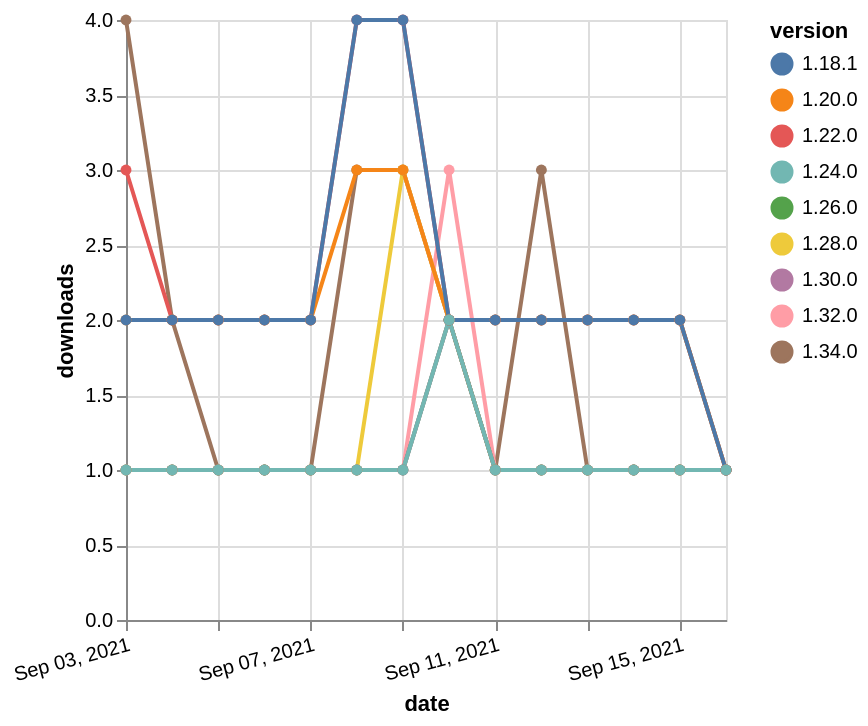

This figure's Vega-Lite source:
### Vega-Lite specification from a JSON file in a GitHub repository (floating-point values rounded to 4 significant figures)
{"$schema": "https://vega.github.io/schema/vega-lite/v5.json", "description": "A simple bar chart with embedded data.", "data": {"values": [{"date": "2021-09-03", "total": 135, "delta": 4, "version": "1.34.0"}, {"date": "2021-09-04", "total": 137, "delta": 2, "version": "1.34.0"}, {"date": "2021-09-05", "total": 138, "delta": 1, "version": "1.34.0"}, {"date": "2021-09-06", "total": 139, "delta": 1, "version": "1.34.0"}, {"date": "2021-09-07", "total": 140, "delta": 1, "version": "1.34.0"}, {"date": "2021-09-08", "total": 143, "delta": 3, "version": "1.34.0"}, {"date": "2021-09-09", "total": 146, "delta": 3, "version": "1.34.0"}, {"date": "2021-09-10", "total": 148, "delta": 2, "version": "1.34.0"}, {"date": "2021-09-11", "total": 149, "delta": 1, "version": "1.34.0"}, {"date": "2021-09-12", "total": 152, "delta": 3, "version": "1.34.0"}, {"date": "2021-09-13", "total": 153, "delta": 1, "version": "1.34.0"}, {"date": "2021-09-14", "total": 154, "delta": 1, "version": "1.34.0"}, {"date": "2021-09-15", "total": 155, "delta": 1, "version": "1.34.0"}, {"date": "2021-09-16", "total": 156, "delta": 1, "version": "1.34.0"}, {"date": "2021-09-03", "total": 218, "delta": 1, "version": "1.32.0"}, {"date": "2021-09-04", "total": 219, "delta": 1, "version": "1.32.0"}, {"date": "2021-09-05", "total": 220, "delta": 1, "version": "1.32.0"}, {"date": "2021-09-06", "total": 221, "delta": 1, "version": "1.32.0"}, {"date": "2021-09-07", "total": 222, "delta": 1, "version": "1.32.0"}, {"date": "2021-09-08", "total": 223, "delta": 1, "version": "1.32.0"}, {"date": "2021-09-09", "total": 224, "delta": 1, "version": "1.32.0"}, {"date": "2021-09-10", "total": 227, "delta": 3, "version": "1.32.0"}, {"date": "2021-09-11", "total": 228, "delta": 1, "version": "1.32.0"}, {"date": "2021-09-12", "total": 229, "delta": 1, "version": "1.32.0"}, {"date": "2021-09-13", "total": 230, "delta": 1, "version": "1.32.0"}, {"date": "2021-09-14", "total": 231, "delta": 1, "version": "1.32.0"}, {"date": "2021-09-15", "total": 232, "delta": 1, "version": "1.32.0"}, {"date": "2021-09-16", "total": 233, "delta": 1, "version": "1.32.0"}, {"date": "2021-09-03", "total": 2518, "delta": 3, "version": "1.22.0"}, {"date": "2021-09-04", "total": 2520, "delta": 2, "version": "1.22.0"}, {"date": "2021-09-05", "total": 2522, "delta": 2, "version": "1.22.0"}, {"date": "2021-09-06", "total": 2524, "delta": 2, "version": "1.22.0"}, {"date": "2021-09-07", "total": 2526, "delta": 2, "version": "1.22.0"}, {"date": "2021-09-08", "total": 2530, "delta": 4, "version": "1.22.0"}, {"date": "2021-09-09", "total": 2534, "delta": 4, "version": "1.22.0"}, {"date": "2021-09-10", "total": 2536, "delta": 2, "version": "1.22.0"}, {"date": "2021-09-11", "total": 2538, "delta": 2, "version": "1.22.0"}, {"date": "2021-09-12", "total": 2540, "delta": 2, "version": "1.22.0"}, {"date": "2021-09-13", "total": 2542, "delta": 2, "version": "1.22.0"}, {"date": "2021-09-14", "total": 2544, "delta": 2, "version": "1.22.0"}, {"date": "2021-09-15", "total": 2546, "delta": 2, "version": "1.22.0"}, {"date": "2021-09-16", "total": 2547, "delta": 1, "version": "1.22.0"}, {"date": "2021-09-03", "total": 222, "delta": 1, "version": "1.28.0"}, {"date": "2021-09-04", "total": 223, "delta": 1, "version": "1.28.0"}, {"date": "2021-09-05", "total": 224, "delta": 1, "version": "1.28.0"}, {"date": "2021-09-06", "total": 225, "delta": 1, "version": "1.28.0"}, {"date": "2021-09-07", "total": 226, "delta": 1, "version": "1.28.0"}, {"date": "2021-09-08", "total": 227, "delta": 1, "version": "1.28.0"}, {"date": "2021-09-09", "total": 230, "delta": 3, "version": "1.28.0"}, {"date": "2021-09-10", "total": 232, "delta": 2, "version": "1.28.0"}, {"date": "2021-09-11", "total": 233, "delta": 1, "version": "1.28.0"}, {"date": "2021-09-12", "total": 234, "delta": 1, "version": "1.28.0"}, {"date": "2021-09-13", "total": 235, "delta": 1, "version": "1.28.0"}, {"date": "2021-09-14", "total": 236, "delta": 1, "version": "1.28.0"}, {"date": "2021-09-15", "total": 237, "delta": 1, "version": "1.28.0"}, {"date": "2021-09-16", "total": 238, "delta": 1, "version": "1.28.0"}, {"date": "2021-09-03", "total": 214, "delta": 1, "version": "1.26.0"}, {"date": "2021-09-04", "total": 215, "delta": 1, "version": "1.26.0"}, {"date": "2021-09-05", "total": 216, "delta": 1, "version": "1.26.0"}, {"date": "2021-09-06", "total": 217, "delta": 1, "version": "1.26.0"}, {"date": "2021-09-07", "total": 218, "delta": 1, "version": "1.26.0"}, {"date": "2021-09-08", "total": 219, "delta": 1, "version": "1.26.0"}, {"date": "2021-09-09", "total": 220, "delta": 1, "version": "1.26.0"}, {"date": "2021-09-10", "total": 222, "delta": 2, "version": "1.26.0"}, {"date": "2021-09-11", "total": 223, "delta": 1, "version": "1.26.0"}, {"date": "2021-09-12", "total": 224, "delta": 1, "version": "1.26.0"}, {"date": "2021-09-13", "total": 225, "delta": 1, "version": "1.26.0"}, {"date": "2021-09-14", "total": 226, "delta": 1, "version": "1.26.0"}, {"date": "2021-09-15", "total": 227, "delta": 1, "version": "1.26.0"}, {"date": "2021-09-16", "total": 228, "delta": 1, "version": "1.26.0"}, {"date": "2021-09-03", "total": 2587, "delta": 2, "version": "1.20.0"}, {"date": "2021-09-04", "total": 2589, "delta": 2, "version": "1.20.0"}, {"date": "2021-09-05", "total": 2591, "delta": 2, "version": "1.20.0"}, {"date": "2021-09-06", "total": 2593, "delta": 2, "version": "1.20.0"}, {"date": "2021-09-07", "total": 2595, "delta": 2, "version": "1.20.0"}, {"date": "2021-09-08", "total": 2598, "delta": 3, "version": "1.20.0"}, {"date": "2021-09-09", "total": 2601, "delta": 3, "version": "1.20.0"}, {"date": "2021-09-10", "total": 2603, "delta": 2, "version": "1.20.0"}, {"date": "2021-09-11", "total": 2605, "delta": 2, "version": "1.20.0"}, {"date": "2021-09-12", "total": 2607, "delta": 2, "version": "1.20.0"}, {"date": "2021-09-13", "total": 2609, "delta": 2, "version": "1.20.0"}, {"date": "2021-09-14", "total": 2611, "delta": 2, "version": "1.20.0"}, {"date": "2021-09-15", "total": 2613, "delta": 2, "version": "1.20.0"}, {"date": "2021-09-16", "total": 2614, "delta": 1, "version": "1.20.0"}, {"date": "2021-09-03", "total": 3081, "delta": 2, "version": "1.18.1"}, {"date": "2021-09-04", "total": 3083, "delta": 2, "version": "1.18.1"}, {"date": "2021-09-05", "total": 3085, "delta": 2, "version": "1.18.1"}, {"date": "2021-09-06", "total": 3087, "delta": 2, "version": "1.18.1"}, {"date": "2021-09-07", "total": 3089, "delta": 2, "version": "1.18.1"}, {"date": "2021-09-08", "total": 3093, "delta": 4, "version": "1.18.1"}, {"date": "2021-09-09", "total": 3097, "delta": 4, "version": "1.18.1"}, {"date": "2021-09-10", "total": 3099, "delta": 2, "version": "1.18.1"}, {"date": "2021-09-11", "total": 3101, "delta": 2, "version": "1.18.1"}, {"date": "2021-09-12", "total": 3103, "delta": 2, "version": "1.18.1"}, {"date": "2021-09-13", "total": 3105, "delta": 2, "version": "1.18.1"}, {"date": "2021-09-14", "total": 3107, "delta": 2, "version": "1.18.1"}, {"date": "2021-09-15", "total": 3109, "delta": 2, "version": "1.18.1"}, {"date": "2021-09-16", "total": 3110, "delta": 1, "version": "1.18.1"}, {"date": "2021-09-03", "total": 180, "delta": 1, "version": "1.30.0"}, {"date": "2021-09-04", "total": 181, "delta": 1, "version": "1.30.0"}, {"date": "2021-09-05", "total": 182, "delta": 1, "version": "1.30.0"}, {"date": "2021-09-06", "total": 183, "delta": 1, "version": "1.30.0"}, {"date": "2021-09-07", "total": 184, "delta": 1, "version": "1.30.0"}, {"date": "2021-09-08", "total": 185, "delta": 1, "version": "1.30.0"}, {"date": "2021-09-09", "total": 186, "delta": 1, "version": "1.30.0"}, {"date": "2021-09-10", "total": 188, "delta": 2, "version": "1.30.0"}, {"date": "2021-09-11", "total": 189, "delta": 1, "version": "1.30.0"}, {"date": "2021-09-12", "total": 190, "delta": 1, "version": "1.30.0"}, {"date": "2021-09-13", "total": 191, "delta": 1, "version": "1.30.0"}, {"date": "2021-09-14", "total": 192, "delta": 1, "version": "1.30.0"}, {"date": "2021-09-15", "total": 193, "delta": 1, "version": "1.30.0"}, {"date": "2021-09-16", "total": 194, "delta": 1, "version": "1.30.0"}, {"date": "2021-09-03", "total": 254, "delta": 1, "version": "1.24.0"}, {"date": "2021-09-04", "total": 255, "delta": 1, "version": "1.24.0"}, {"date": "2021-09-05", "total": 256, "delta": 1, "version": "1.24.0"}, {"date": "2021-09-06", "total": 257, "delta": 1, "version": "1.24.0"}, {"date": "2021-09-07", "total": 258, "delta": 1, "version": "1.24.0"}, {"date": "2021-09-08", "total": 259, "delta": 1, "version": "1.24.0"}, {"date": "2021-09-09", "total": 260, "delta": 1, "version": "1.24.0"}, {"date": "2021-09-10", "total": 262, "delta": 2, "version": "1.24.0"}, {"date": "2021-09-11", "total": 263, "delta": 1, "version": "1.24.0"}, {"date": "2021-09-12", "total": 264, "delta": 1, "version": "1.24.0"}, {"date": "2021-09-13", "total": 265, "delta": 1, "version": "1.24.0"}, {"date": "2021-09-14", "total": 266, "delta": 1, "version": "1.24.0"}, {"date": "2021-09-15", "total": 267, "delta": 1, "version": "1.24.0"}, {"date": "2021-09-16", "total": 268, "delta": 1, "version": "1.24.0"}]}, "width": "container", "mark": {"type": "line", "point": {"filled": true}}, "encoding": {"x": {"field": "date", "type": "temporal", "timeUnit": "yearmonthdate", "title": "date", "axis": {"labelAngle": -15}}, "y": {"field": "delta", "type": "quantitative", "title": "downloads"}, "color": {"field": "version", "type": "nominal"}, "tooltip": {"field": "delta"}}}
